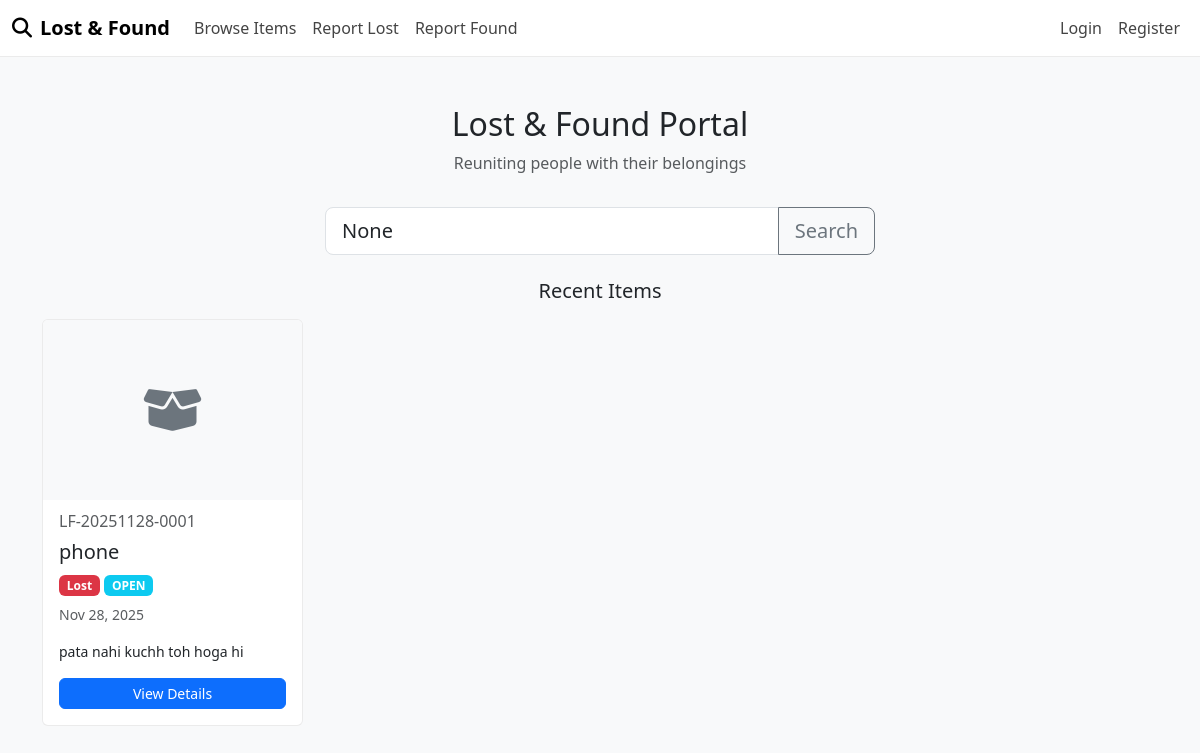
Before: / with the older database file.
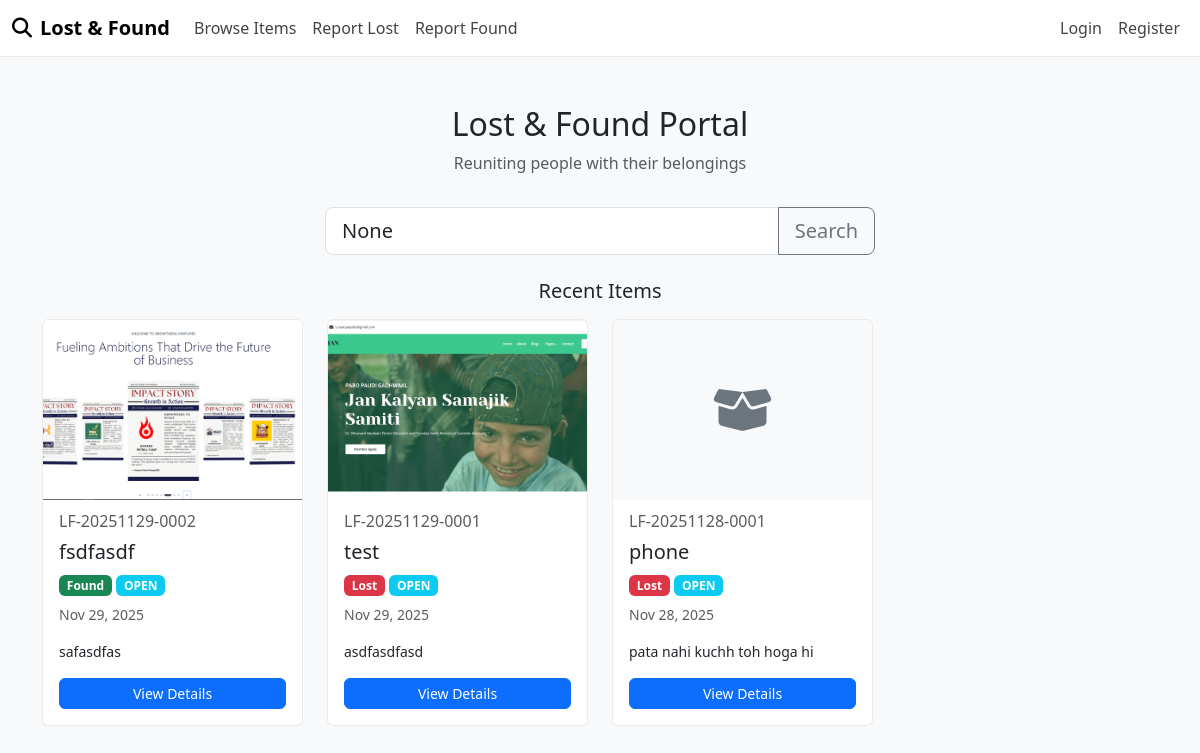
After: the same page with the newer database file.
### lostfound/models.py (models this page shows, shortened)
class Item(models.Model):
    STATUS_OPEN = 'OPEN'
    STATUS_MATCHED = 'MATCHED'
    STATUS_UNDER_VERIFICATION = 'UNDER_VERIFICATION'
    STATUS_RETURNED = 'RETURNED'
    STATUS_CLOSED = 'CLOSED'
    STATUS_REJECTED = 'REJECTED'
    STATUS_CHOICES = [
        (STATUS_OPEN, 'Open'),
        (STATUS_MATCHED, 'Matched'),
        (STATUS_UNDER_VERIFICATION, 'Under Verification'),
        (STATUS_RETURNED, 'Returned'),
        (STATUS_CLOSED, 'Closed'),
        (STATUS_REJECTED, 'Rejected'),
    ]
    TYPE_LOST = 'LOST'
    TYPE_FOUND = 'FOUND'
    TYPE_CHOICES = [
        (TYPE_LOST, 'Lost'),
        (TYPE_FOUND, 'Found'),
    ]
    item_code = models.CharField(max_length=30, unique=True, blank=True)
    title = models.CharField(max_length=200)
    category = models.ForeignKey(ItemCategory, on_delete=models.SET_NULL, null=True, related_name='items')
    item_type = models.CharField(max_length=10, choices=TYPE_CHOICES)
    color = models.CharField(max_length=50)
    brand = models.CharField(max_length=100, blank=True, null=True)
    description = models.TextField()
    location_lost = models.CharField(max_length=200, blank=True, null=True)
    location_found = models.CharField(max_length=200, blank=True, null=True)
    date_lost = models.DateField(blank=True, null=True)
    date_found = models.DateField(blank=True, null=True)
    photo = models.FileField(upload_to='items/', blank=True, null=True)
    status = models.CharField(max_length=25, choices=STATUS_CHOICES, default=STATUS_OPEN)
    reported_by = models.ForeignKey(User, on_delete=models.SET_NULL, null=True, related_name='reported_items')
    handled_by = models.ForeignKey(User, on_delete=models.SET_NULL, null=True, blank=True, related_name='handled_items')
    created_at = models.DateTimeField(auto_now_add=True)
    updated_at = models.DateTimeField(auto_now=True)

### accounts/views.py (the view)
# urls.py: path('', home_view, name='home'),
def home_view(request):
    query = request.GET.get('q')
    items = Item.objects.all().order_by('-created_at')[:12]
    if query:
        items = Item.objects.filter(title__icontains=query)[:50]
    return render(request, 'base_home.html', {'items': items, 'query': query})

### templates/base_home.html
{% extends 'base.html' %}
{% block content %}
<div class="text-center mb-4">
  <h1 class="h2 mb-2">Lost & Found Portal</h1>
  <p class="text-muted">Reuniting people with their belongings</p>
  <form method="get" class="row g-3 justify-content-center mt-3">
    <div class="col-md-6">
      <div class="input-group input-group-lg">
        <input type="text" name="q" value="{{ query }}" class="form-control" placeholder="Search items">
        <button class="btn btn-outline-secondary" type="submit">Search</button>
      </div>
    </div>
  </form>
</div>
<div class="text-center mb-3">
  <h3 class="h5 mb-0">Recent Items</h3>
</div>
<div class="row">
{% for item in items %}
  <div class="col-md-3 mb-4">
    <div class="card h-100">
      {% if item.photo %}
      <img src="{{ item.photo.url }}" class="card-img-top" alt="{{ item.title }}" style="height: 180px; object-fit: cover;">
      {% else %}
      <div class="card-img-top d-flex align-items-center justify-content-center bg-light" style="height: 180px;">
        <i class="fas fa-box-open fa-3x text-secondary"></i>
      </div>
      {% endif %}
      <div class="card-body">
        <h6 class="card-subtitle text-muted mb-2">{{ item.item_code }}</h6>
        <h5 class="card-title">{{ item.title }}</h5>
        <div class="mb-2">
          {% if item.item_type == 'LOST' %}
            <span class="badge bg-danger">{{ item.get_item_type_display }}</span>
          {% else %}
            <span class="badge bg-success">{{ item.get_item_type_display }}</span>
          {% endif %}
          <span class="badge bg-info">{{ item.status }}</span>
        </div>
        <p class="small text-muted">{{ item.created_at|date:"M d, Y" }}</p>
        <p class="small">{{ item.description|truncatechars:80 }}</p>
        <a href="/items/{{ item.item_code }}/" class="btn btn-primary btn-sm w-100">View Details</a>
      </div>
    </div>
  </div>
{% empty %}
  <div class="col-12">
    <div class="alert alert-info text-center">
      No items found. Be the first to report!
    </div>
  </div>
{% endfor %}
</div>
{% endblock %}

### templates/base.html (shortened to what this page needs)
<!DOCTYPE html>
<html lang="en">
<head>
    <link href="https://cdn.jsdelivr.net/npm/bootstrap@5.3.2/dist/css/bootstrap.min.css" rel="stylesheet">
    <link rel="stylesheet" href="https://cdnjs.cloudflare.com/ajax/libs/font-awesome/6.4.0/css/all.min.css">
</head>
<body>
<nav class="navbar navbar-expand-lg navbar-custom mb-4">
  <div class="container-fluid">
        <a class="navbar-brand" href="/"><i class="fas fa-search me-2"></i>Lost & Found</a>
    <div class="collapse navbar-collapse" id="navbarsExample">
      <ul class="navbar-nav me-auto mb-2 mb-lg-0">
                <li class="nav-item"><a class="nav-link" href="/items/">Browse Items</a></li>
                <li class="nav-item"><a class="nav-link" href="/items/report/lost/">Report Lost</a></li>
                <li class="nav-item"><a class="nav-link" href="/items/report/found/">Report Found</a></li>
      </ul>
      <ul class="navbar-nav ms-auto">
        {% if user.is_authenticated %}
                    <li class="nav-item"><span class="navbar-text me-3">Hi {{ user.username }}</span></li>
                    <li class="nav-item"><a class="nav-link" href="/logout/">Logout</a></li>
        {% else %}
                    <li class="nav-item"><a class="nav-link" href="/login/">Login</a></li>
                    <li class="nav-item"><a class="nav-link" href="/register/">Register</a></li>
        {% endif %}
      </ul>
    </div>
  </div>
</nav>
<div class="container content-wrapper">
    {% block content %}{% endblock %}
</div>
</body>
</html>

### templates/base.html (style rules this page uses)
body { background-color: #f8f9fa; font-family: 'Segoe UI', Tahoma, Geneva, Verdana, sans-serif; }
.navbar-custom { background-color: #ffffff; border-bottom: 1px solid rgba(0,0,0,0.08); }
.navbar-custom .navbar-brand { font-weight: 600; }
.navbar-custom .nav-link { color: #444 !important; }
.content-wrapper { padding-top: 1.5rem; padding-bottom: 1.5rem; }
.card { border: 1px solid rgba(0,0,0,0.08); }
.btn, .form-control, .form-select { border-radius: 0.375rem; }

Changed rows visible on the page:
added Item: photo (picture), item_code "LF-20251129-0002", title "fsdfasdf", item_type "Found", status "OPEN", created_at "Nov 29, 2025", description "safasdfas"
added Item: photo (picture), item_code "LF-20251129-0001", title "test", item_type "Lost", status "OPEN", created_at "Nov 29, 2025", description "asdfasdfasd"
